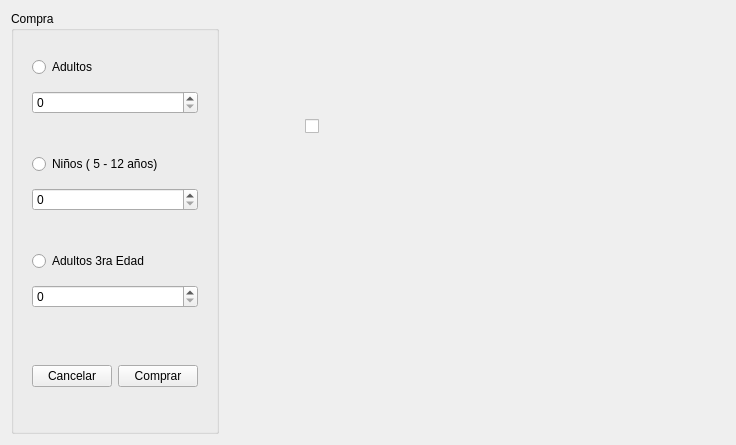
<?xml version="1.0" encoding="UTF-8"?>
<ui version="4.0">
 <class>SalaUI</class>
 <widget class="QWidget" name="SalaUI">
  <property name="geometry">
   <rect>
    <x>0</x>
    <y>0</y>
    <width>732</width>
    <height>445</height>
   </rect>
  </property>
  <property name="windowTitle">
   <string>Form</string>
  </property>
  <layout class="QHBoxLayout" name="horizontalLayout">
   <item>
    <widget class="QGroupBox" name="groupBox">
     <property name="title">
      <string>Compra</string>
     </property>
     <layout class="QVBoxLayout" name="verticalLayout_4">
      <item>
       <widget class="QWidget" name="widget_2" native="true">
        <layout class="QVBoxLayout" name="verticalLayout">
         <item>
          <widget class="QRadioButton" name="radioButton">
           <property name="text">
            <string>Adultos</string>
           </property>
          </widget>
         </item>
         <item>
          <widget class="QSpinBox" name="spinBox"/>
         </item>
        </layout>
       </widget>
      </item>
      <item>
       <widget class="QWidget" name="widget_3" native="true">
        <layout class="QVBoxLayout" name="verticalLayout_2">
         <item>
          <widget class="QRadioButton" name="radioButton_2">
           <property name="text">
            <string>Niños ( 5 - 12 años)</string>
           </property>
          </widget>
         </item>
         <item>
          <widget class="QSpinBox" name="spinBox_2"/>
         </item>
        </layout>
       </widget>
      </item>
      <item>
       <widget class="QWidget" name="widget_4" native="true">
        <layout class="QVBoxLayout" name="verticalLayout_3">
         <item>
          <widget class="QRadioButton" name="radioButton_3">
           <property name="text">
            <string>Adultos 3ra Edad</string>
           </property>
          </widget>
         </item>
         <item>
          <widget class="QSpinBox" name="spinBox_3"/>
         </item>
        </layout>
       </widget>
      </item>
      <item>
       <widget class="QWidget" name="widget_5" native="true">
        <layout class="QHBoxLayout" name="horizontalLayout_2">
         <item>
          <widget class="QPushButton" name="pushButton">
           <property name="text">
            <string>Cancelar</string>
           </property>
          </widget>
         </item>
         <item>
          <widget class="QPushButton" name="pushButton_2">
           <property name="text">
            <string>Comprar</string>
           </property>
          </widget>
         </item>
        </layout>
       </widget>
      </item>
     </layout>
    </widget>
   </item>
   <item>
    <widget class="QWidget" name="widget" native="true">
     <property name="minimumSize">
      <size>
       <width>500</width>
       <height>0</height>
      </size>
     </property>
     <widget class="QCheckBox" name="checkBox">
      <property name="geometry">
       <rect>
        <x>80</x>
        <y>70</y>
        <width>92</width>
        <height>91</height>
       </rect>
      </property>
      <property name="styleSheet">
       <string notr="true">border-image: url(:/Resourses/JurworldCartelera.jpg);</string>
      </property>
      <property name="text">
       <string/>
      </property>
     </widget>
    </widget>
   </item>
  </layout>
 </widget>
 <resources/>
 <connections/>
</ui>
